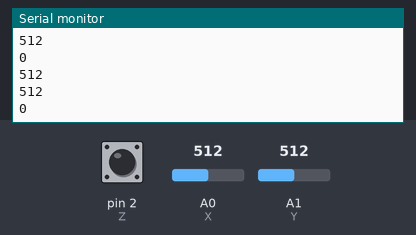
A sketch run on a simulated Arduino Uno, built with avr-gcc and run on an emulated ATmega328P. Parts: the last lines printed to the serial monitor. The test bench sets the inputs (shaded band); at power-on: A0 (X) = 512, A1 (Y) = 512, pin 2 (Z) HIGH. No radio packets arrive unless stated.

Above: at 6.2 s.
6.3 s: A0 (X) set to 716
At 6.36 s:
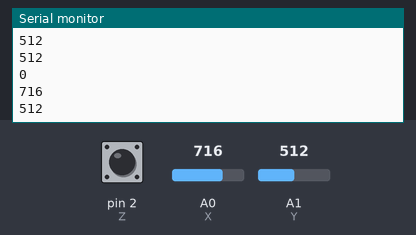
7.8 s: A1 (Y) set to 306
At 7.81 s:
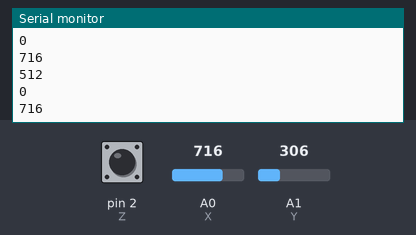
9.3 s: pin 2 (Z) pulled LOW for 0.15 s
10.9 s: A0 (X) set to 900
At 10.95 s:
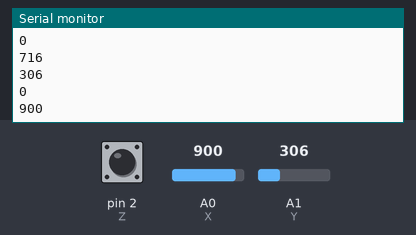
12.4 s: A1 (Y) set to 122
At 12.52 s:
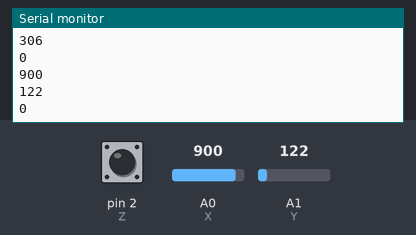
Timing chart, 0 to 14.9 s (numbered marks = the images above; inputs shaded):
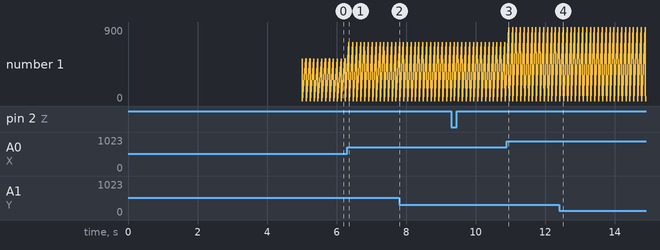

Measured:
- after the input at 6.3 s, the serial monitor: prints a new line after 0.05 s (image 1)
- after the input at 10.9 s, the serial monitor: prints a new line after 0.05 s (image 3)
- after the input at 12.4 s, the serial monitor: prints a new line at once (image 4)

The sketch:

transmitter.ino
```cpp
/* CHRYSALIS TRANSMITTER PROGRAM */

#include <Arduino.h>
#include <SPI.h>
#include <Servo.h>
#include <nRF24L01.h>
#include <RF24.h>

#define X A0
#define Y A1
int Z = 2;

RF24 Radio(3,4); // CE, CSN
const byte address[6] = "19211";

////////////////////////////////////////////////////////////////////

struct control {

    int x_tc;
    int y_tc;
    int z_tc;

};
typedef struct control Control;
Control ctrl_data;

void setup() {

    delay(5000);
    Serial.begin(9600);

    pinMode(Z, INPUT_PULLUP);

    Radio.begin();
    Radio.openWritingPipe(address);
    Radio.setPALevel(RF24_PA_MAX); // max transceiving distance
    Radio.stopListening(); // sets as transmitter

}

void loop() {

    ctrl_data.x_tc = (int)analogRead(X);
    ctrl_data.y_tc = (int)analogRead(Y);
    ctrl_data.z_tc = (int)(!digitalRead(Z));

    Serial.println(ctrl_data.x_tc);
    Serial.println(ctrl_data.y_tc);
    Serial.println(ctrl_data.z_tc);

    //const char msg_out[] = "";
    // Radio.write(&msg_out, sizeof(msg_out));
    Radio.write(&ctrl_data, sizeof(control));

    delay(110);
}
```
